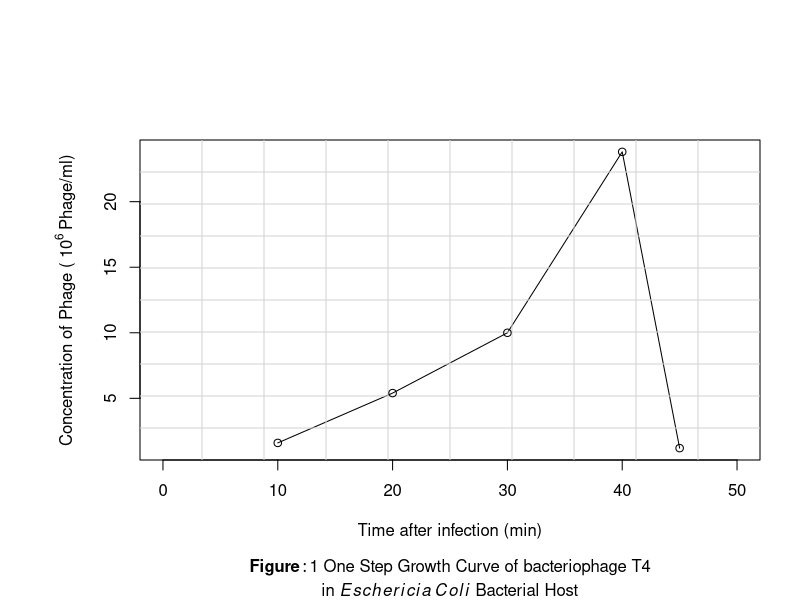

Reproduce this figure in R.
## ---- chunk 1
Av<-c(16,54,100,238,12)
t<-c(10,20,30,40,45)
Cr<-c(Av*100^2*10)
Crp<-c(Cr/10^6)

Lines <- list(bquote(' One Step Growth Curve of bacteriophage T4 in '*italic(Eschericia~Coli)),bquote("second line x"^2))


ylab<-bquote('Concentration of Phage ('~10^6~ 'Phage/ml)')
par(mfrow=c(1,1), mar=c(7,7,7,2))
plot(t,Crp,type="l",pch=21, xlab="Time after infection (min)", ylab=ylab,xlim=range(0:50))
grid(10,10, lty="solid")
points(t, Crp, type="p", pch=1, col="black")




exp <- 2
Lines <- list(bquote('in '*italic(Eschericia~Coli)*' Bacterial Host'), bquote(bold(Figure:1)*' One Step Growth Curve of bacteriophage T4'))
mtext(do.call(expression, Lines),side=1,line=6:5 )


## ---- chunk 2
S1<-c(21,6,11,26,23,25,11,10,14,16)
S2<-c(67,54,53,40,68,55,34,64,51,54)
S3<-c(131,92,128,87,93,99,92,93,89,100)
S4<-c(181,504,182,121,130,304,316,202,207,238) 
S5<-c(10,0,11,0,38,0,26,"NA","NA", 12)
RN<-c("Experiment1","Experiment2","Experiment3","Experiment4","Experiment5","Experiment6","Experiment7","Experiment8","Experiment9","Average" )

T1<-data.frame("RN"=RN,"1"=S1, "2"=S2, "3"=S3, "4"=S4, "5"=S5)

library(knitr)
colnames(T1)<-c("Time From start", "10 min","20 min", "30 min","40 min","45 min")



library("kableExtra")

T1d_latex<-knitr::kable(T1,"latex",row.names=NA, col.names = NA, align="ccccc", caption ="Record of Plaques obersved after $E. coli$ culitivation which, phage solution generated by forced lysis after the given time intervals ", escape = FALSE)

kable_styling(T1d_latex, latex_options = c("striped","hold_position", "bordered", position="center"))

## ---- chunk 3
Cr<-c(Av*100^2*10)
S1<-c(Cr[1])
S2<-c(Cr[2])
S3<-c("10000000")
S4<-c(Cr[4])
S5<-c(Cr[5])
RN<-c("Average Concentration (Phage/ml)")



T2<-data.frame("RN"=RN,"1"=S1, "2"=S2, "3"=S3, "4"=S4, "5"=S5)

library(knitr)
colnames(T2)<-c("Time from infection", "10 min","20 min", "30 min","40 min","45 min")

library("kableExtra")

T2d_latex<-knitr::kable(T2,"latex",row.names=NA, col.names = NA, align="ccccc", caption ="Concentration of phage in original infection solution", escape = FALSE)

kable_styling(T2d_latex, latex_options = c("striped","hold_position", "bordered", position="center"))
